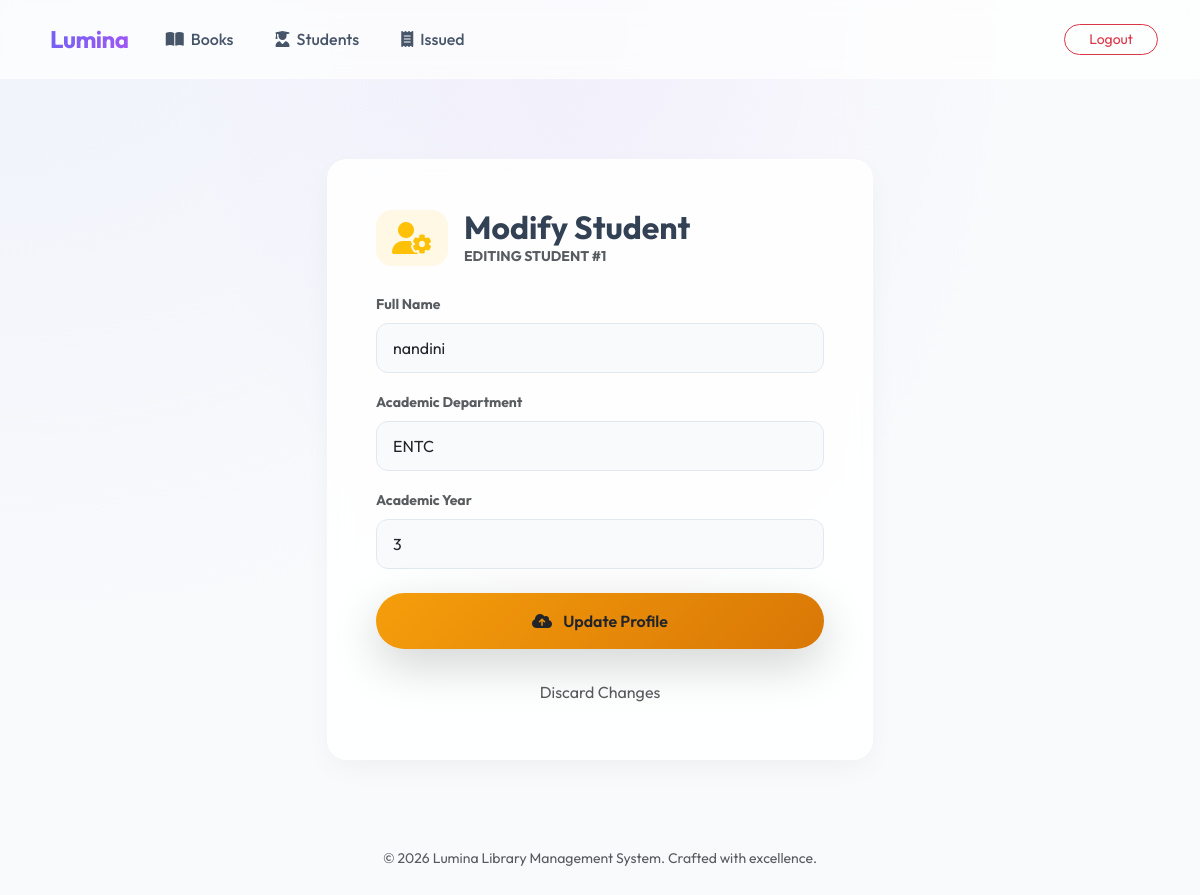
Page /update_student/1 (signed in) on the committed database.
### tables this page shows
CREATE TABLE students (
    studentid INTEGER PRIMARY KEY AUTOINCREMENT,
    name TEXT NOT NULL,
    department TEXT NOT NULL,
    year INTEGER NOT NULL
);

### app.py (the view)
@app.route("/update_student/<int:id>", methods=["GET","POST"])
def update_student(id):
    if not login_required():
        return redirect("/login")
    db = connect_db()
    student = db.execute("SELECT * FROM students WHERE studentid=?", (id,)).fetchone()
    if request.method=="POST":
        db.execute("UPDATE students SET name=?, department=?, year=? WHERE studentid=?", (request.form["name"], request.form["department"], request.form["year"], id))
        db.commit()
        db.close()
        return redirect("/view_students")
    db.close()
    return render_template("update_student.html", student=student)

### app.py (called while the page is built)
def connect_db():
    db_path = os.path.join(app.root_path, "library.db")
    conn = sqlite3.connect(db_path)
    conn.row_factory = sqlite3.Row
    return conn

def login_required():
    return "admin" in session

### templates/update_student.html (shortened to what this page needs)
{% extends "base.html" %}
{% block content %}
<div class="row justify-content-center mt-5">
    <div class="col-md-6" data-aos="fade-up">
        <div class="glass-card p-5">
            <div class="d-flex align-items-center mb-4">
                <div class="bg-warning bg-opacity-10 p-3 rounded-4 me-3 text-warning">
                    <i class="fa-solid fa-user-gear fa-2xl"></i>
                </div>
                <div>
                    <h2 class="fw-bold mb-0">Modify Student</h2>
                    <p class="text-muted mb-0 small text-uppercase fw-bold ls-1 text-warning">Editing Student #{{
                        student.studentid }}</p>
                </div>
            </div>
            <form method="post">
                <div class="mb-3">
                    <label class="form-label small fw-bold text-muted">Full Name</label>
                    <input name="name" value="{{ student.name }}" class="form-control" required>
                </div>
                <div class="mb-3">
                    <label class="form-label small fw-bold text-muted">Academic Department</label>
                    <input name="department" value="{{ student.department }}" class="form-control" required>
                </div>
                <div class="mb-4">
                    <label class="form-label small fw-bold text-muted">Academic Year</label>
                    <input name="year" type="number" value="{{ student.year }}" class="form-control" required>
                </div>
                <button class="btn btn-premium w-100 py-3 rounded-pill shadow-lg bg-warning border-0 text-dark"
                    style="background: linear-gradient(135deg, #f59e0b 0%, #d97706 100%);"><i
                        class="fa-solid fa-cloud-arrow-up me-2"></i> Update Profile</button>
            </form>
            <div class="mt-4 text-center">
                <a href="/view_students" class="btn btn-link text-muted text-decoration-none small">Discard Changes</a>
            </div>
        </div>
    </div>
</div>
{% endblock %}

### templates/base.html (style rules this page uses)
:root { --primary-gradient: linear-gradient(135deg, #6366f1 0%, #a855f7 100%); --glass-bg: rgba(255, 255, 255, 0.85); --dark-surface: #1e1b4b; --accent: #f43f5e; --text-main: #334155; --bg-body: #f8fafc; }
body { font-family: 'Outfit', sans-serif; background-color: var(--bg-body); color: var(--text-main); overflow-x: hidden; background-image: radial-gradient(at 0% 0%, rgba(99, 102, 241, 0.05) 0, transparent 50%), radial-gradient(at 50% 0%, rgba(168, 85, 247, 0.05) 0, transparent 50%); min-height: 100vh; }
.glass-card { background: var(--glass-bg); backdrop-filter: blur(12px); border: 1px solid rgba(255, 255, 255, 0.5); border-radius: 20px; box-shadow: 0 10px 30px -5px rgba(0, 0, 0, 0.05); transition: transform 0.3s cubic-bezier(0.34, 1.56, 0.64, 1); }
.btn-premium { background: var(--primary-gradient); color: white; border: none; padding: 0.75rem 1.5rem; border-radius: 12px; font-weight: 600; transition: all 0.3s ease; box-shadow: 0 4px 15px rgba(99, 102, 241, 0.3); }
.form-control { border-radius: 12px; padding: 0.75rem 1rem; border: 1px solid #e2e8f0; background: #f8fafc; }

### rows in the picture
students: studentid "1", name "nandini", department "ENTC", year "3"
